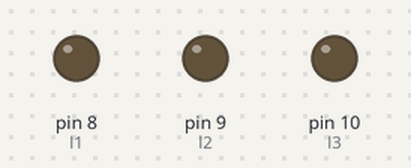
The sketch below on a simulated Arduino Uno, built with avr-gcc and run on an emulated ATmega328P. On the bench: output pins drawn as LEDs (lit = HIGH).

Above: at 0.2 s.
At 0.7 s:
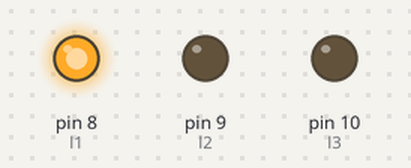
At 1.2 s:
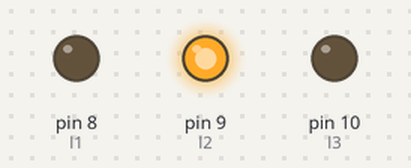
At 2.7 s:
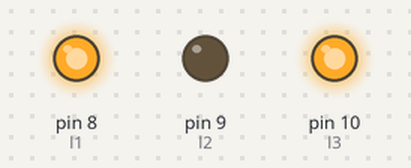
At 3.7 s:
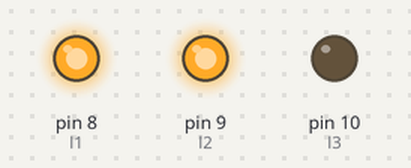
At 5.7 s:
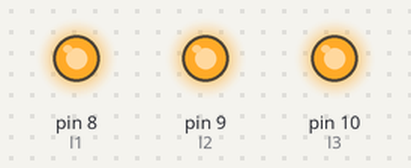
Timing chart, 0 to 6.9 s (numbered marks = the images above):
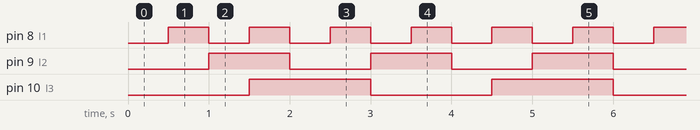

Measured:
- by itself, pin 8 (l1): alternates HIGH for 0.50 s and LOW for 0.50 s
- by itself, pin 9 (l2): alternates HIGH for 1.0 s and LOW for 1.0 s
- by itself, pin 10 (l3): alternates HIGH for 1.5 s and LOW for 1.5 s

The sketch:

Q1_blinking_led_at_differrent_time_interval.ino
```cpp
const int l1=8;
const int l2=9;
const int l3=10;

unsigned long pm1=0;
unsigned long pm2=0;
unsigned long pm3=0;

const int i1=500;
const int i2=1000;
const int i3=1500;

bool s1=LOW;
bool s2=LOW;
bool s3=LOW;

void setup(){
  pinMode(l1,OUTPUT);
  pinMode(l2,OUTPUT);
  pinMode(l3,OUTPUT);
}

void loop(){

  unsigned long cm=millis();

  if(cm-pm1>=i1){
    pm1=cm;
    s1=!s1;
    digitalWrite(l1,s1);
  }

  if(cm-pm2>=i2){
    pm2=cm;
    s2=!s2;
    digitalWrite(l2,s2);
  }

  if(cm-pm3>=i3){
    pm3=cm;
    s3=!s3;
    digitalWrite(l3,s3);
  }
}
```
